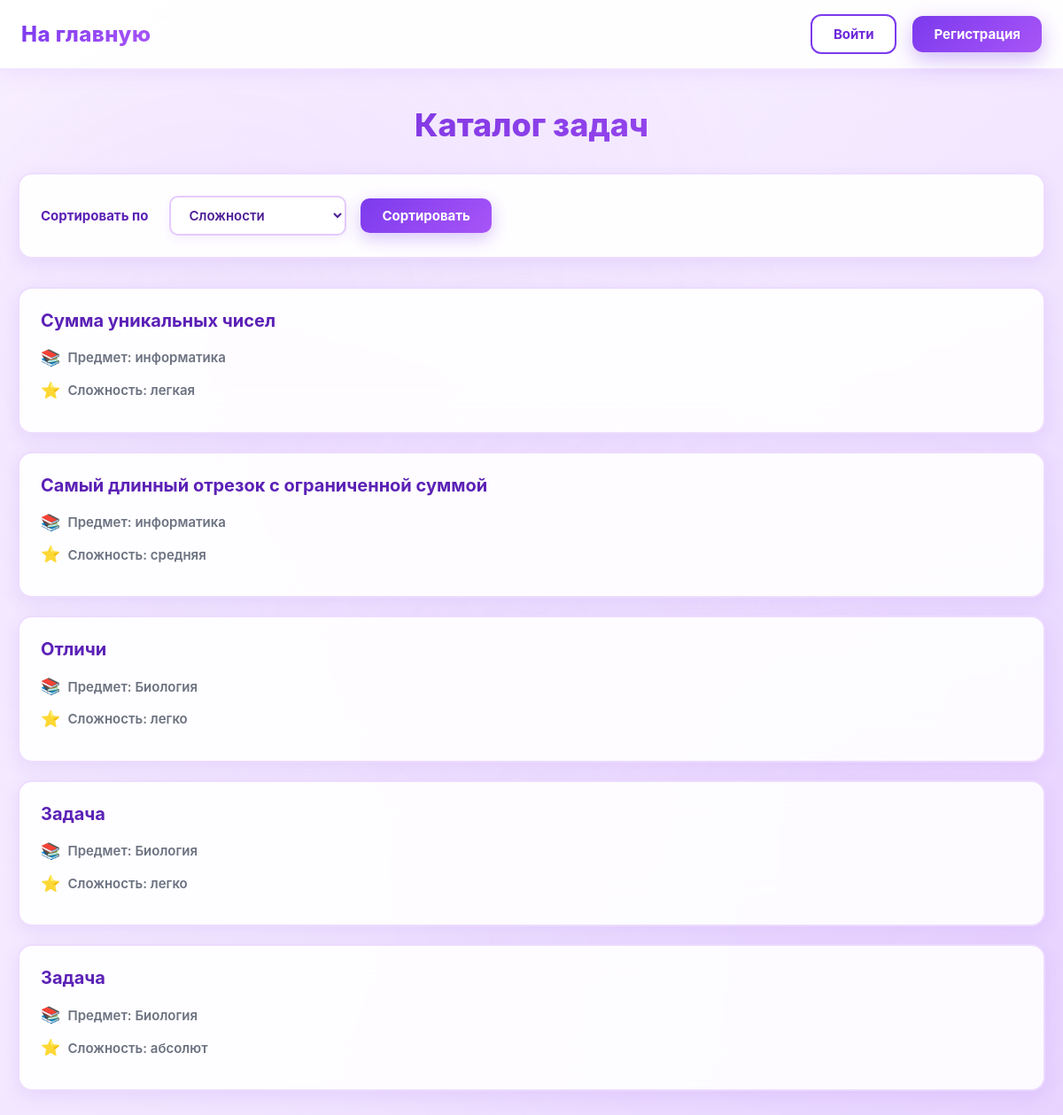
Page /информатика/ on the committed database.
### data/tasks.py (models this page shows)
class Tasks(SqlAlchemyBase):
    __tablename__ = 'tasks'
    id = sqlalchemy.Column(sqlalchemy.Integer,
                           primary_key=True, autoincrement=True)
    subject = sqlalchemy.Column(sqlalchemy.Text, nullable=True)
    title = sqlalchemy.Column(sqlalchemy.Text, nullable=True)
    statement = sqlalchemy.Column(sqlalchemy.Text, nullable=True)
    input_format = sqlalchemy.Column(sqlalchemy.Text, nullable=True)
    output_format = sqlalchemy.Column(sqlalchemy.Text, nullable=True)
    memory_limit = sqlalchemy.Column(sqlalchemy.Integer, nullable=True)
    time_limit = sqlalchemy.Column(sqlalchemy.Integer, nullable=True)
    difficulty = sqlalchemy.Column(sqlalchemy.Text, nullable=True)
    created_at = sqlalchemy.Column(sqlalchemy.DateTime,
                                     default=datetime.datetime.now)
    task_tests = orm.relationship("TaskTest", back_populates='tasks')
    submissions = orm.relationship("Submissions", back_populates="tasks")
    theme = sqlalchemy.Column(sqlalchemy.Text, nullable=True)

### main.py (the view)
@app.route("/")
@app.route("/<subject>/")
def index(subject=None):
    if request.path == '/' or 'subject' in request.path:
        return redirect('/subject')
    db_sess = db_session.create_session()
    sort_by = request.args.get('sort_by')
    if sort_by == 'difficulty':
        tasks = db_sess.query(Tasks).order_by(Tasks.difficulty).all()
    elif sort_by == 'theme':
        tasks = db_sess.query(Tasks).all()
    else:
        tasks = db_sess.query(Tasks).all()
    return render_template('tasks.html', tasks=tasks, subject=subject)

### data/db_session.py (called while the page is built)
def create_session() -> Session:
    global __factory
    return __factory()

### templates/tasks.html (shortened to what this page needs)
{% extends "base.html" %}
{% block styles %}
<link rel="stylesheet" href="{{ url_for('static', filename='tasks.css') }}">
{% endblock %}
{% block content %}
<h1>Каталог задач</h1>
<form method="get" action="/">
    <select name="sort_by">
        <option value="difficulty">Сложности</option>
    </select>
    <button type="submit" class="btn btn-secondary">Сортировать</button>
</form>
{% if tasks %}
    {% for task in tasks %}
    <div class="col-md-6 border rounded" style="margin-bottom: 20px;">
        <li>
          <a href="{{ url_for('training', subject=subject, task_id=task.id) }}">
            {{ task.title }}
          </a>
        </li>
        <p>Предмет: {{ task.subject or 'Не указан' }}</p>
        <p>Сложность: {{ task.difficulty or 'Не указана' }}</p>
    </div>
    {% endfor %}
{% else %}
    <p>Задачи отсутствуют.</p>
{% endif %}
{% endblock %}

### static/base.css (style rules this page uses)
* { box-sizing: border-box; margin: 0; padding: 0; font-family: "Inter", "Segoe UI", Arial, sans-serif; }
body { background: linear-gradient(135deg, #faf5ff 0%, #f3e8ff 50%, #e9d5ff 100%); background-attachment: fixed; color: #1f2937; min-height: 100vh; position: relative; }
body::before { content: ''; position: fixed; top: 0; left: 0; right: 0; bottom: 0; background: radial-gradient(circle at 20% 30%, rgba(168, 85, 247, 0.08) 0%, transparent 50%), radial-gradient(circle at 80% 70%, rgba(192, 132, 252, 0.08) 0%, transparent 50%), radial-gradient(circle at 50% 50%, rgba(233, 213, 255, 0.1) 0%, transparent 50%); pointer-events: none; z-index: 0; }
.btn { text-decoration: none; font-size: 15px; padding: 11px 24px; border-radius: 12px; font-weight: 700; transition: all 0.3s cubic-bezier(0.4, 0, 0.2, 1); position: relative; overflow: hidden; z-index: 1; display: inline-block; }
.btn::before { content: ''; position: absolute; top: 50%; left: 50%; width: 0; height: 0; border-radius: 50%; background: rgba(255, 255, 255, 0.2); transform: translate(-50%, -50%); transition: width 0.6s ease, height 0.6s ease; z-index: -1; }
h1, h2, h3, h4, h5, h6 { color: #5b21b6; font-weight: 800; }
p { color: #374151; line-height: 1.6; }
a { color: #7c3aed; }
input, textarea, select { background: #ffffff; border: 2px solid rgba(168, 85, 247, 0.2); border-radius: 10px; padding: 12px 16px; color: #1f2937; font-size: 14px; transition: all 0.3s ease; }

### static/tasks.css (style rules this page uses)
h1 { font-size: 36px; font-weight: 800; text-align: center; margin: 0 0 32px 0; background: linear-gradient(135deg, #6d28d9, #a855f7); -webkit-background-clip: text; -webkit-text-fill-color: transparent; background-clip: text; }
form { background: rgba(255, 255, 255, 0.95); backdrop-filter: blur(20px); border: 2px solid rgba(168, 85, 247, 0.2); border-radius: 16px; padding: 24px; margin-bottom: 32px; box-shadow: 0 6px 20px rgba(124, 58, 237, 0.1); display: flex; flex-wrap: wrap; align-items: center; gap: 16px; }
form::before { content: 'Сортировать по'; font-size: 15px; font-weight: 700; color: #5b21b6; margin-right: 8px; }
select { padding: 10px 16px; border: 2px solid rgba(168, 85, 247, 0.3); border-radius: 10px; background: #ffffff; color: #4c1d95; font-size: 15px; font-weight: 600; cursor: pointer; transition: all 0.3s ease; box-shadow: 0 4px 12px rgba(124, 58, 237, 0.08); min-width: 200px; }
.btn-secondary { background: linear-gradient(135deg, #7c3aed, #a855f7); color: #ffffff !important; font-size: 15px; font-weight: 700; padding: 10px 24px; border: none; border-radius: 10px; cursor: pointer; box-shadow: 0 6px 20px rgba(124, 58, 237, 0.3); transition: all 0.3s ease; position: relative; overflow: hidden; }
.btn-secondary::before { content: ''; position: absolute; top: 50%; left: 50%; width: 0; height: 0; border-radius: 50%; background: rgba(255, 255, 255, 0.2); transform: translate(-50%, -50%); transition: width 0.5s ease, height 0.5s ease; }
.col-md-6 { background: rgba(255, 255, 255, 0.9); backdrop-filter: blur(20px); border: 2px solid rgba(168, 85, 247, 0.2) !important; border-radius: 16px !important; padding: 24px; margin-bottom: 20px; box-shadow: 0 6px 20px rgba(124, 58, 237, 0.1); transition: all 0.3s ease; list-style: none; }
.col-md-6 li { list-style: none; margin: 0 0 16px 0; padding: 0; }
.col-md-6 li a { font-size: 20px; font-weight: 700; color: #5b21b6; text-decoration: none; transition: all 0.2s ease; display: inline-block; }
.col-md-6 p { color: #6b7280; font-size: 15px; font-weight: 600; margin: 8px 0; display: flex; align-items: center; gap: 8px; }
.col-md-6 p:first-of-type::before { content: '📚'; font-size: 18px; }
.col-md-6 p:last-of-type::before { content: '⭐'; font-size: 18px; }
form { animation: fadeIn 0.4s ease-out; }
.col-md-6 { animation: fadeIn 0.5s ease-out; }
.col-md-6:nth-child(3) { animation-delay: 0.15s; }
.col-md-6:nth-child(4) { animation-delay: 0.2s; }
.col-md-6:nth-child(5) { animation-delay: 0.25s; }
.col-md-6:nth-child(6) { animation-delay: 0.3s; }
.col-md-6:nth-child(7) { animation-delay: 0.35s; }
.page-content h1, .page-content form { grid-column: 1; }
.col-md-6 p:last-of-type { position: relative; }

### rows in the picture
Tasks: title "Сумма уникальных чисел", subject "информатика", difficulty "легкая"
Tasks: title "Самый длинный отрезок с ограниченной суммой", subject "информатика", difficulty "средняя"
Tasks: title "Отличи", subject "Биология", difficulty "легко"
Tasks: title "Задача", subject "Биология", difficulty "легко"
Tasks: title "Задача", subject "Биология", difficulty "абсолют"
